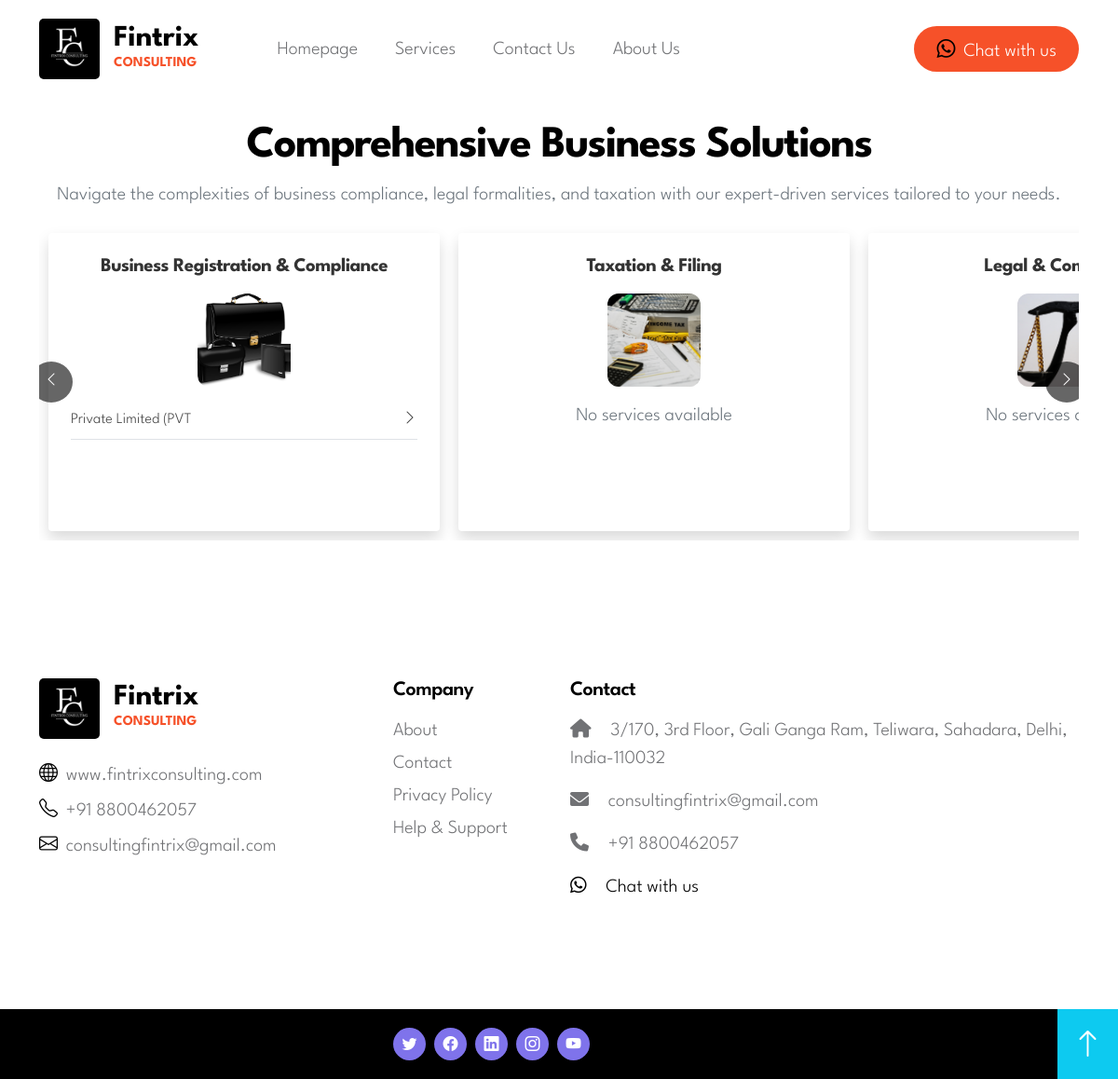
Page /services/ on the committed database.
### finservice/models.py (models this page shows, shortened)
class Category(models.Model):
    name = models.CharField(max_length=255, unique=True)

class Service(models.Model):
    name = models.CharField(max_length=255)
    category = models.ForeignKey(Category, on_delete=models.CASCADE, related_name="services")
    base_price = models.DecimalField(max_digits=10, decimal_places=2, null=True, blank=True)
    is_active = models.BooleanField(default=True)
    is_deleted = models.BooleanField(default=False)

### finservice/views.py (the view)
# urls.py: path("services/", service_list, name="services"),
def service_list(request):
    categories = Category.objects.prefetch_related("services").all()
    return render(request, "finservice/services.html", {"categories": categories})

### templates/finservice/services.html (shortened to what this page needs)
{% extends "_base.html" %}
{% load static %}
{% block content %}
<section id="services-section" class="services-section py-5">
    <div class="container">
        <div class="row text-center">
            <div class="col-lg-12">
                <h2 class="section-title fw-bold">Comprehensive Business Solutions</h2>
                <p class="section-subtitle text-muted">
                    Navigate the complexities of business compliance, legal formalities, and taxation with our expert-driven services tailored to your needs.
                </p>
            </div>
        </div>
        <div class="service-wrapper">
            <button class="nav-btn prev-btn" onclick="scrollLeft()">
                <i class="bi bi-chevron-left"></i>
            </button>
            <div class="service-container">
                {% for category in categories %}
                    <div class="service-card text-center p-4 shadow rounded">
                        <h5 class="fw-bold mb-3" style="color: #333; font-size: 1.3rem;">{{ category.name }}</h5>
                        <div class="image-container">
                            <img src="{% static 'images/' %}{{ category.name|slugify }}.png"
                                alt="{{ category.name }}" class="service-img"/>
                        </div>
                        <ul class="list-unstyled text-start mt-3">
                            {% for service in category.services.all %}
                                <a href="{% url 'service_detail' service.id %}" target="_blank" class="service-link">
                                    <li class="d-flex justify-content-between align-items-center py-2 border-bottom"
                                        style="font-size: 1rem; color: #444;">
                                        {% with service.name.split as words %}
                                            <span>{{ words|slice:":3"|join:" " }}</span> <i class="bi-chevron-right"></i>
                                        {% endwith %}
                                    </li>
                                </a>
                            {% empty %}
                                <li class="text-muted text-center mt-2">No services available</li>
                            {% endfor %}
                        </ul>
                    </div>
                {% empty %}
                    <p class="text-muted text-center">No categories available at the moment.</p>
                {% endfor %}
            </div>
            <button class="nav-btn next-btn" onclick="scrollRight()">
                <i class="bi bi-chevron-right"></i>
            </button>
        </div>
    </div>
</section>
{% endblock content %}

### templates/_base.html (shortened to what this page needs)
{% load static %}
<!doctype html>
<html lang="en">
    <head>
        <link href="https://cdnjs.cloudflare.com/ajax/libs/font-awesome/6.0.0-beta3/css/all.min.css" rel="stylesheet">
        <link href="{% static 'css/bootstrap.min.css' %}" rel="stylesheet">
        <link href="{% static 'css/bootstrap-icons.css' %}" rel="stylesheet">
        <link href="{% static 'css/owl.carousel.min.css' %}" rel="stylesheet">
        <link href="{% static 'css/owl.theme.default.min.css' %}" rel="stylesheet">
        <link href="{% static 'css/tooplate-gotto-job.css' %}" rel="stylesheet">
    </head>
    <body id="top">
        <nav class="navbar navbar-expand-lg fixed-top">
            <div class="container">
                <a class="navbar-brand d-flex align-items-center" href="{% url 'home' %}">
                    <img src="{%static 'images/logo.jpeg' %}" style="border-radius: 5px;" class="img-fluid logo-image">
                    <div class="d-flex flex-column">
                        <strong class="logo-text">Fintrix</strong>
                        <strong class="logo-slogan">Consulting</strong>
                    </div>
                </a>
                <div class="collapse navbar-collapse" id="navbarNav">
                    <ul class="navbar-nav align-items-center ms-lg-5">
                        <li class="nav-item">
                            <a class="nav-link" href="{% url 'home' %}">Homepage</a>
                        </li>
                        <li class="nav-item">
                            <a class="nav-link" href="{% url 'services' %}">Services</a>
                        </li>
                        <li class="nav-item">
                            <a class="nav-link" href="{% url 'contact' %}">Contact Us</a>
                        </li>
                        <li class="nav-item">
                            <a class="nav-link" href="{% url 'about' %}">About Us</a>
                        </li>
                        <li class="nav-item ms-lg-auto">
                            <a target="_blank" class="nav-link custom-btn btn" href="https://wa.me/+918800462057">
                                <i class="custom-icon bi bi-whatsapp me-1"></i>
                                Chat with us</a>
                        </li>
                    </ul>
                </div>
            </div>
        </nav>
        <section class="text-center" style="margin-top: 80px;">
            {% block content %}
            {% endblock content %}
        </section>
        <footer class="site-footer">
            <div class="container">
                <div class="row">
                    <div class="col-lg-4 col-md-6 col-12 mb-3">
                        <div class="d-flex align-items-center mb-4">
                            <img src="{% static 'images/logo.jpeg' %}" style="border-radius: 5px;" class="img-fluid logo-image">
                            <div class="d-flex flex-column">
                                <strong class="logo-text">Fintrix</strong>
                                <small class="logo-slogan">Consulting</small>
                            </div>
                        </div>
                        <p class="mb-2">
                            <i class="custom-icon bi-globe me-1"></i>
                            <a href="https://fintrixconsulting.com/" class="site-footer-link">
                                www.fintrixconsulting.com
                            </a>
                        </p>
                        <p class="mb-2">
                            <i class="custom-icon bi-telephone me-1"></i>
                            <a href="tel: +91 8800462057" class="site-footer-link">
                                +91 8800462057
                            </a>
                        </p>
                        <p>
                            <i class="custom-icon bi-envelope me-1"></i>
                            <a href="mailto:consultingfintrix@gmail.com" class="site-footer-link">
                                consultingfintrix@gmail.com
                            </a>
                        </p>
                    </div>
                    <div class="col-lg-2 col-md-3 col-12 ms-lg-auto">
                        <h6 class="site-footer-title">Company</h6>
                        <ul class="footer-menu">
                            <li class="footer-menu-item"><a href="{% url 'about' %}" class="footer-menu-link">About</a></li>
                            <li class="footer-menu-item"><a href="{% url 'contact' %}" class="footer-menu-link">Contact</a></li>
                            <li class="footer-menu-item"><a href="{% url 'privacy' %}" class="footer-menu-link">Privacy Policy</a></li>
                            <li class="footer-menu-item"><a href="{% url 'help' %}" class="footer-menu-link">Help & Support</a></li>
                        </ul>
                    </div>
                    <div class="col-lg-6 col-md-3 col-12">
                        <h6 class="site-footer-title">Contact</h6>
                        <p><i class="fas fa-home me-3"></i> 3/170, 3rd Floor, Gali Ganga Ram, Teliwara, Sahadara, Delhi, India-110032</p>
                        <p>
                        <i class="fas fa-envelope me-3"></i>
                        consultingfintrix@gmail.com
                        </p>
                        <p><i class="fas fa-phone me-3"></i> +91 8800462057</p>
                        <p>
                            <a href="https://wa.me/+918800462057" target="_blank" class="text-decoration-none">
                            <i class="fab fa-whatsapp me-3"></i> Chat with us
                            </a>
                        </p>
                    </div>
                </div>
            </div>
            <div class="site-footer-bottom">
                <div class="container">
                    <div class="row">
                        <div class="col-lg-4 col-12 d-flex align-items-center">
                        </div>
                        <div class="col-lg-5 col-12 mt-2 mt-lg-0">
                            <ul class="social-icon">
                                <li class="social-icon-item">
                                    <a href="#" class="social-icon-link bi-twitter"></a>
                                </li>
                                <li class="social-icon-item">
                                    <a href="#" class="social-icon-link bi-facebook"></a>
                                </li>
                                <li class="social-icon-item">
                                    <a href="#" class="social-icon-link bi-linkedin"></a>
                                </li>
                                <li class="social-icon-item">
                                    <a href="#" class="social-icon-link bi-instagram"></a>
                                </li>
                                <li class="social-icon-item">
                                    <a href="#" class="social-icon-link bi-youtube"></a>
                                </li>
                            </ul>
                        </div>
                        <a class="back-top-icon bi-arrow-up smoothscroll d-flex justify-content-center align-items-center" href="#top"></a>
                    </div>
                </div>
            </div>
        </footer>
    </body>

### static/css/tooplate-gotto-job.css (style rules this page uses)
:root { --white-color: #ffffff; --primary-color: #000000; --secondary-color: #0dcaf0; --section-bg-color: #f0f8ff; --custom-btn-bg-color: #f65129; --social-icon-link-bg-color: #7f73eb; --dark-color: #000000; --p-color: #717275; --border-color: #e9eaeb; --body-font-family: 'League Spartan', sans-serif; --h1-font-size: 62px; --h2-font-size: 48px; --h3-font-size: 36px; --h4-font-size: 32px; --h5-font-size: 24px; --h6-font-size: 22px; --p-font-size: 20px; --btn-font-size: 16px; --copyright-font-size: 14px; --border-radius-large: 100px; --border-radius-medium: 30px; --border-radius-small: 10px; --font-weight-thin: 100; --font-weight-light: 300; --font-weight-normal: 400; --font-weight-semibold: 600; --font-weight-bold: 700; }
body { background-color: var(--white-color); font-family: var(--body-font-family); }
h1, h2, h3, h4, h5, h6 { color: var(--dark-color); font-weight: var(--font-weight-semibold); letter-spacing: -0.5px; }
h1, h2 { letter-spacing: -1.5px; }
h2 { font-size: var(--h2-font-size); }
h5 { font-size: var(--h5-font-size); }
h6 { font-size: var(--h6-font-size); }
p { color: var(--p-color); font-size: var(--p-font-size); font-weight: var(--font-weight-light); }
ul li { color: var(--p-color); font-size: var(--p-font-size); font-weight: var(--font-weight-light); }
a, button { touch-action: manipulation; transition: all 0.3s; }
a { color: var(--primary-color); text-decoration: none; }
b, strong { font-weight: var(--font-weight-bold); }
.back-top-icon { background: var(--secondary-color); width: 65px; color: var(--white-color); font-size: var(--h4-font-size); position: absolute; top: 0; bottom: 0; right: 0; transition: all 0.5s; }
.custom-icon { color: var(--primary-color); }
.custom-btn { background: var(--custom-btn-bg-color); border: 2px solid transparent; border-radius: var(--border-radius-large); color: var(--white-color); font-size: var(--btn-font-size); font-weight: var(--font-weight-normal); line-height: normal; padding: 15px 20px; }
.navbar-expand-lg .navbar-nav .nav-link.custom-btn { padding: 12px 22px; color: var(--white-color); }
.navbar { background: var(--white-color); padding-top: 15px; padding-bottom: 15px; }
.navbar-brand { font-size: var(--h4-font-size); font-weight: var(--font-weight-bold); }
.logo-image { display: block; width: 65px; margin-right: 15px; }
.logo-text { color: var(--primary-color); font-size: var(--h4-font-size); display: block; line-height: normal; }
.logo-slogan { color: var(--custom-btn-bg-color); font-size: 15px; font-weight: var(--font-weight-bold); text-transform: uppercase; }
.navbar-brand, .navbar-brand:hover { color: var(--primary-color); }
.navbar-expand-lg .navbar-nav .nav-link { margin-right: 0; margin-left: 0; padding: 20px; }
.navbar-expand-lg .navbar-nav { width: 100%; }
.navbar-nav .nav-link { display: inline-block; color: var(--p-bg-color); font-size: var(--menu-font-size); font-weight: var(--font-weight-medium); position: relative; padding-top: 15px; padding-bottom: 15px; }
.site-footer { padding-top: 100px; padding-bottom: 0; }
.site-footer-link { color: var(--p-color); }
.site-footer-bottom { background: var(--primary-color); margin-top: 100px; padding-top: 20px; padding-bottom: 20px; position: relative; }
.site-footer-title { margin-bottom: 15px; }
.footer-menu { justify-content: end; margin: 0; padding: 0; }
.footer-menu-item { list-style: none; display: block; }
.footer-menu-link { color: var(--p-color); display: inline-block; vertical-align: middle; margin-right: 10px; margin-bottom: 5px; }
.social-icon { margin: 0; padding: 0; }
.social-icon-item { list-style: none; display: inline-block; vertical-align: top; }
.social-icon-link { background: var(--social-icon-link-bg-color); border-radius: var(--border-radius-large); color: var(--white-color); font-size: var(--btn-font-size); display: block; margin-right: 5px; text-align: center; width: 35px; height: 35px; line-height: 40px; transition: all 0.5s; }

### rows in the picture
Category: name "Business Registration & Compliance", shows a picture
Service: name.split "Private Limited (PVT"
Category: name "Taxation & Filing", shows a picture
Category: name "Legal &…", shows a picture
